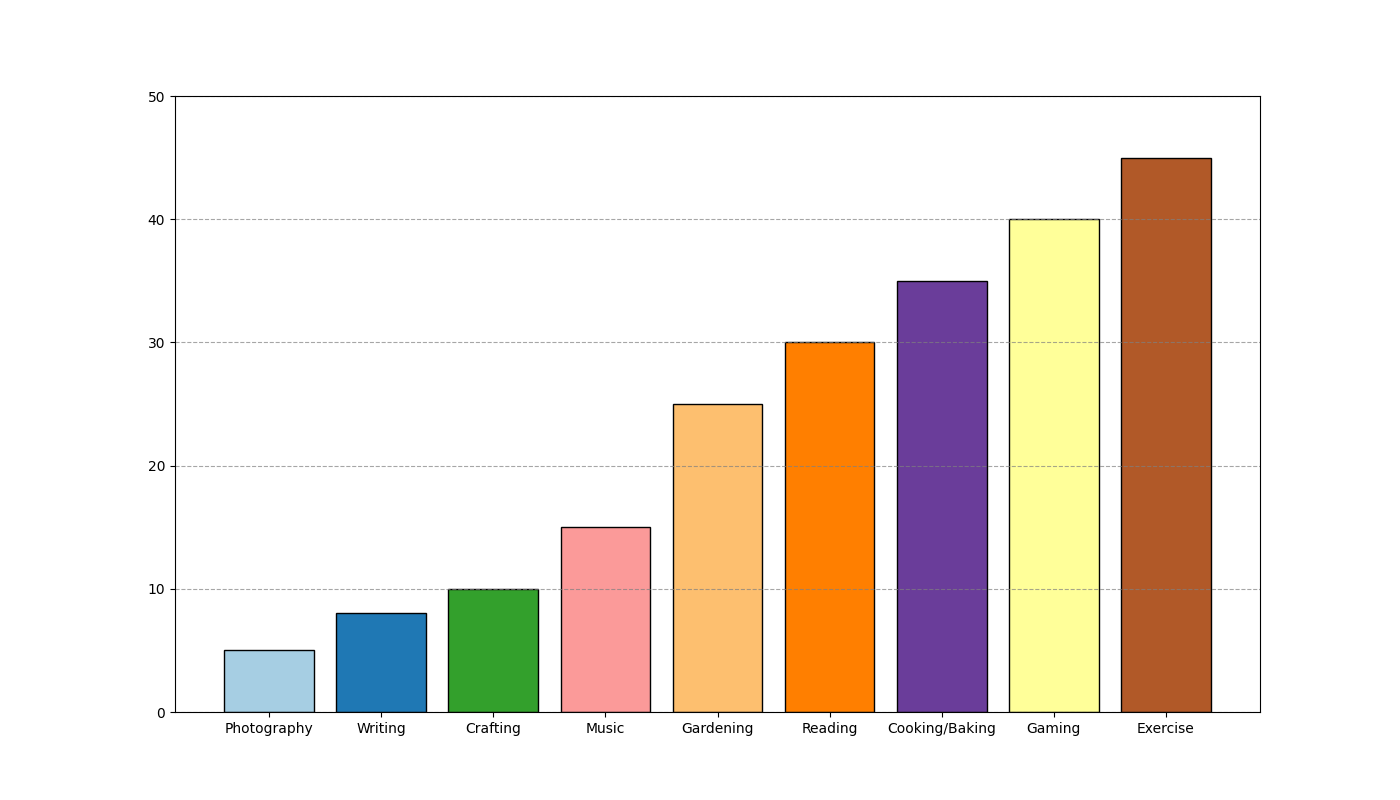

Recreate this plot in Python.
import matplotlib.pyplot as plt
import numpy as np

hobbies = [
    "Photography", 
    "Writing", 
    "Crafting", 
    "Music", 
    "Gardening", 
    "Reading", 
    "Cooking/Baking", 
    "Gaming", 
    "Exercise"
]

percentages = [5, 8, 10, 15, 25, 30, 35, 40, 45]

colors = plt.cm.Paired(np.linspace(0, 1, len(hobbies)))

fig, ax = plt.subplots(figsize=(14, 8))
bars = ax.bar(hobbies, percentages, color=colors, edgecolor='black')
ax.set_ylim(0, 50)
ax.yaxis.grid(True, linestyle='--', which='major', color='grey', alpha=0.7)
plt.show()
